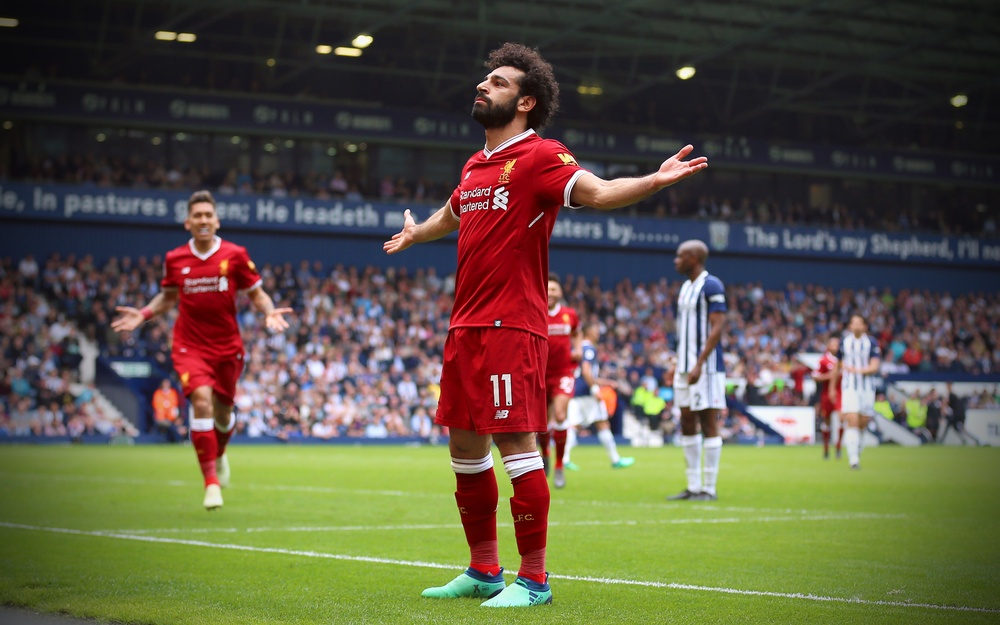
#> input picture images/salah.jpg, 1000 x 625 px, shrunk from 3840 x 2400 before the run
$ jupyter execute 15HistogramEqualization.ipynb
#> lines starting #> are read from the running program, lines starting #| are printed output that depends on the picture
[cell 1]
import cv2
import matplotlib.pyplot as plt
import os
import numpy as np

# Define the image path
image_path = os.path.join("../images", "salah.jpg")

# Load the image in BGR format (default in OpenCV)
image_bgr = cv2.imread(image_path)
#> image_bgr is the input picture: shape (625, 1000, 3); mean B, G, R 67.8, 86.5, 92.2

# Convert BGR to RGB for correct color visualization in Matplotlib
image_rgb = cv2.cvtColor(image_bgr, cv2.COLOR_BGR2RGB)

# Load the grayscale image
gray_image = cv2.imread(image_path, cv2.IMREAD_GRAYSCALE)
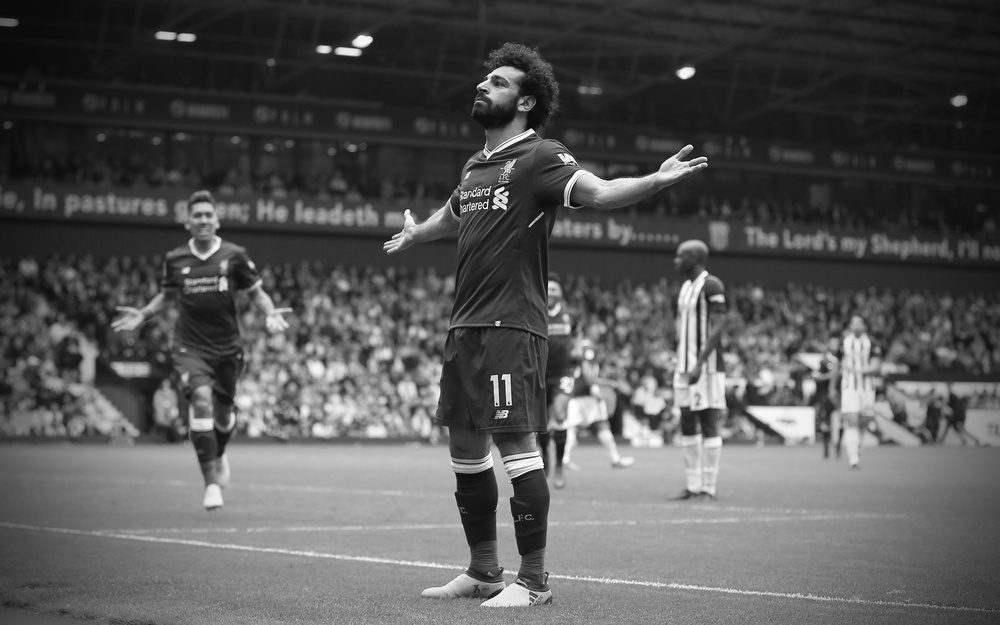
#> gray_image: shape (625, 1000); min 2, max 255, mean 86

# Function to display the image
def show_image(title, img, cmap=None):
    plt.figure(figsize=(6,6))
    plt.imshow(img, cmap=cmap)
    plt.title(title)
    plt.axis("off")
    plt.show()

# Display the image in RGB format
show_image("Original Image (RGB)", image_rgb)

[cell 2]
import cv2
import numpy as np
import matplotlib.pyplot as plt

# Load grayscale image


# Apply histogram equalization
equalized_image = cv2.equalizeHist(gray_image)
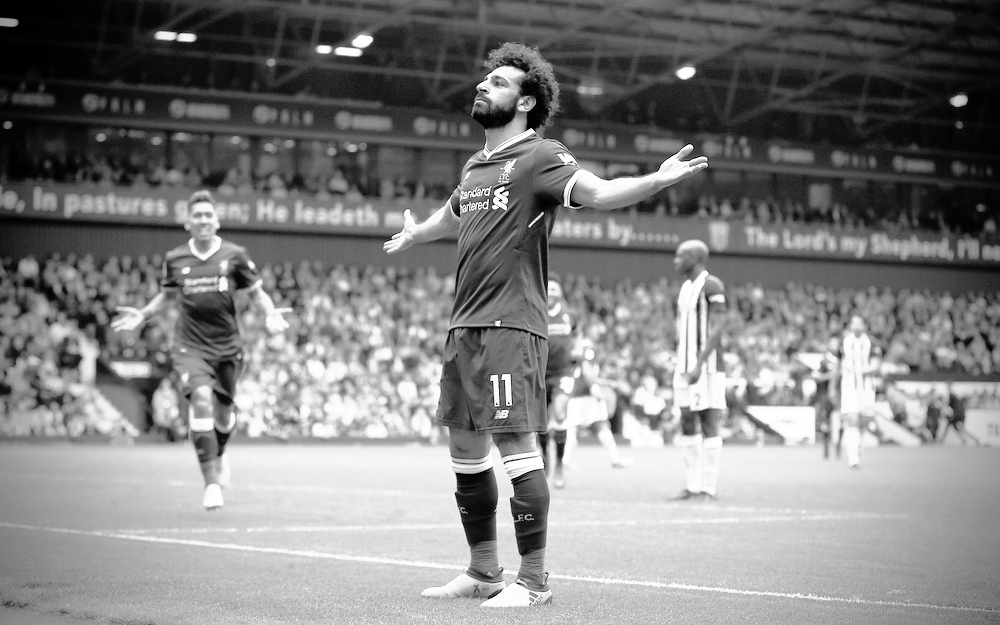
#> equalized_image: shape (625, 1000); min 0, max 255, mean 128.4

# Create a figure with subplots
fig, ax = plt.subplots(2, 2, figsize=(12, 6))

# Display original grayscale image
ax[0, 0].imshow(gray_image, cmap='gray')
ax[0, 0].set_title("Original Image")
ax[0, 0].axis("off")

# Histogram of the original image
ax[0, 1].hist(gray_image.ravel(), bins=256, range=[0, 256], color='blue', alpha=0.7)
ax[0, 1].set_title("Histogram of Original Image")

# Display equalized image
ax[1, 0].imshow(equalized_image, cmap='gray')
ax[1, 0].set_title("Equalized Image")
ax[1, 0].axis("off")
# Histogram of the equalized image
ax[1, 1].hist(equalized_image.ravel(), bins=256, range=[0, 256], color='red', alpha=0.7)
ax[1, 1].set_title("Histogram of Equalized Image")

# Adjust layout and show the figure
plt.tight_layout()
plt.show()
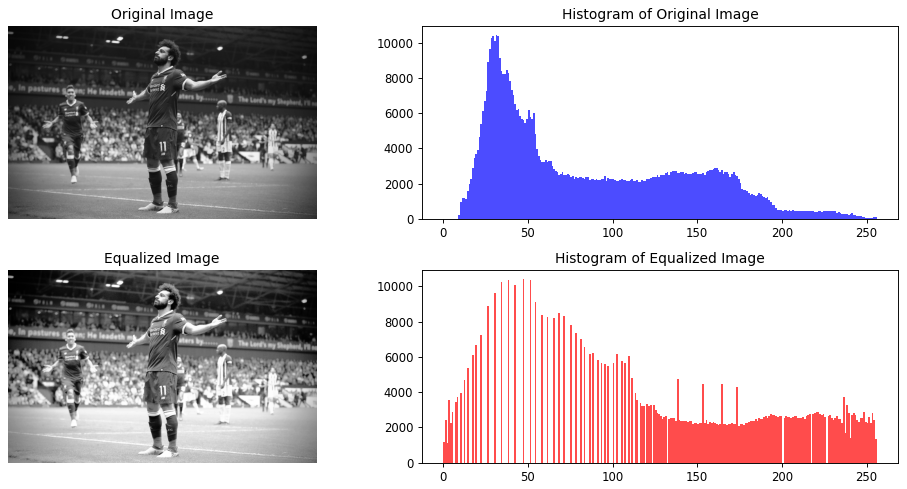
#> figure drawn by matplotlib, 4 panels; panel 2: tallest bar 10413 high, from x = 31 to 32; panel 4: tallest bar 10413 high, from x = 47 to 48

$ run again, with images/AI-01.jpeg copied over images/salah.jpg
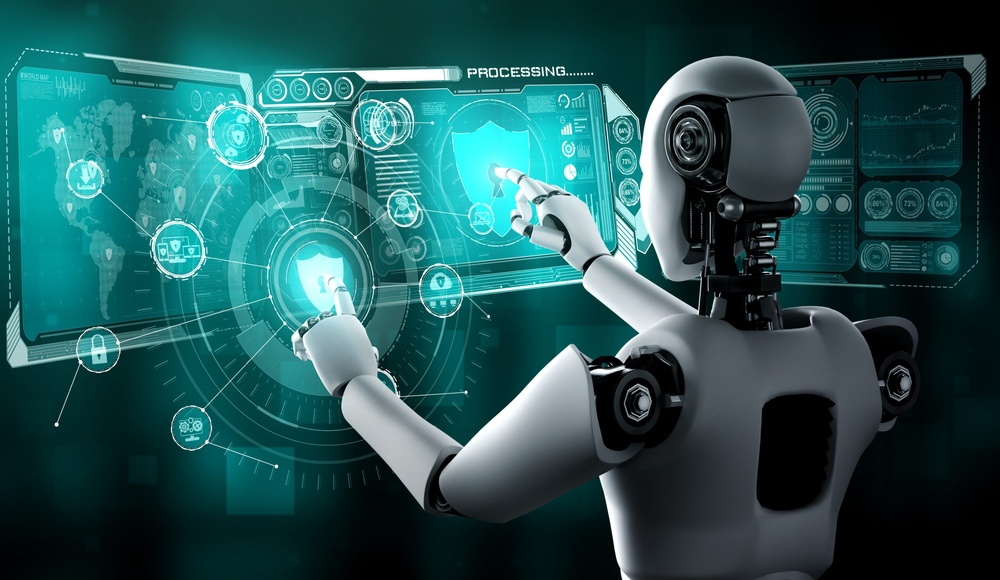
#> input picture images/AI-01.jpeg, 1000 x 580 px, shrunk from 2560 x 1486 before the run
#> image_bgr is the input picture: shape (580, 1000, 3); mean B, G, R 87, 85.7, 35.5
#> `equalized_image = cv2.equalizeHist(gray_image)`:
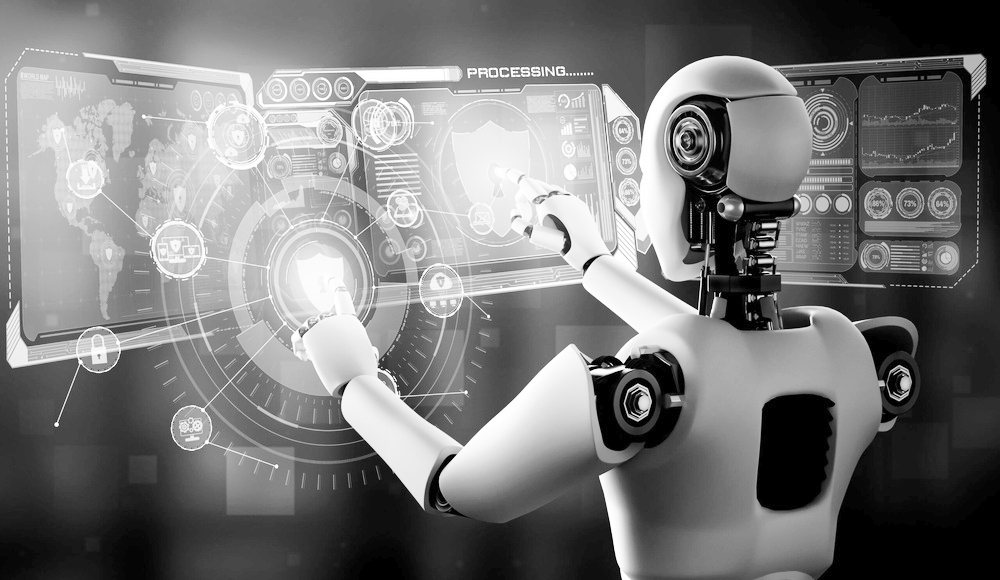
#> equalized_image: shape (580, 1000); min 0, max 255, mean 121.4
#> `plt.show()`:
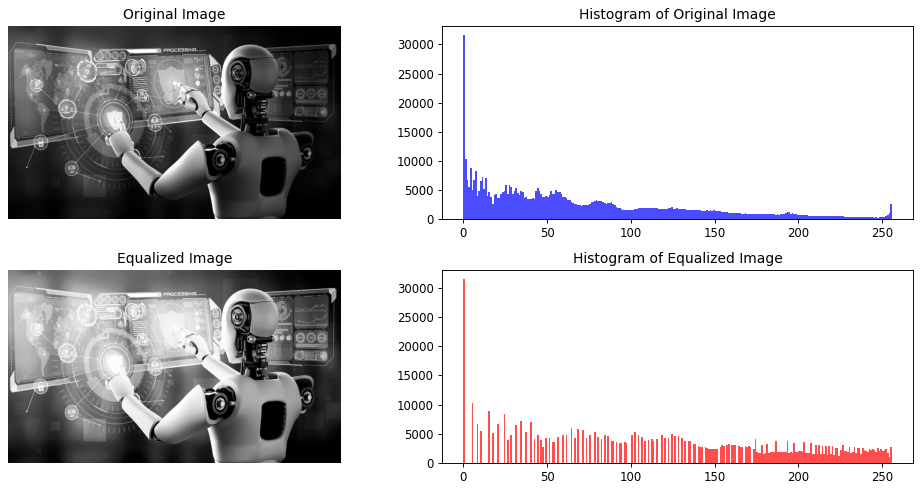
#> figure drawn by matplotlib, 4 panels; panel 2: tallest bar 31579 high, from x = 0 to 1; panel 4: tallest bar 31579 high, from x = 0 to 1

$ run again, with images/AI-02.jpeg copied over images/salah.jpg
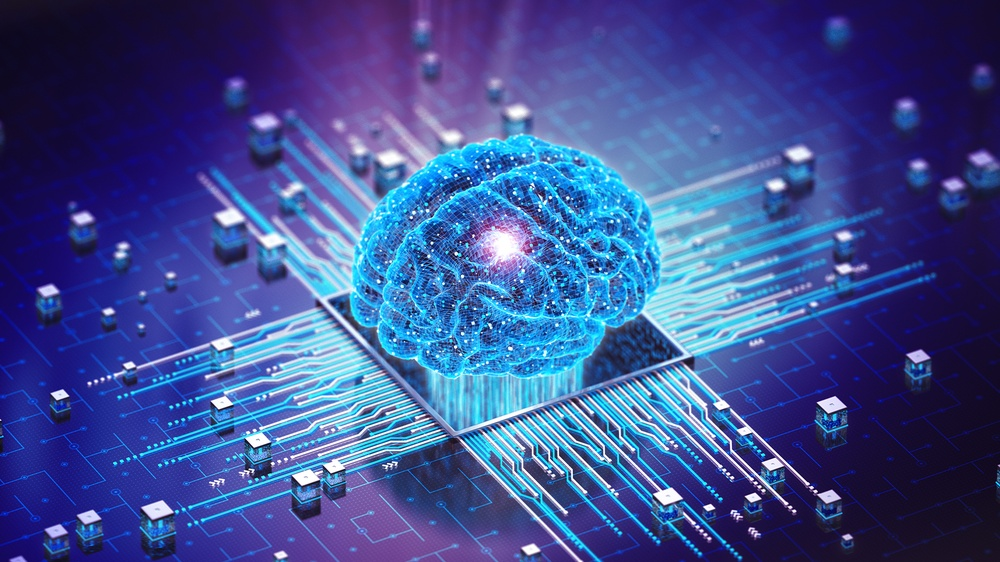
#> input picture images/AI-02.jpeg, 1000 x 562 px, shrunk from 1920 x 1080 before the run
#> image_bgr is the input picture: shape (562, 1000, 3); mean B, G, R 144.3, 78.7, 61.5
#> `equalized_image = cv2.equalizeHist(gray_image)`:
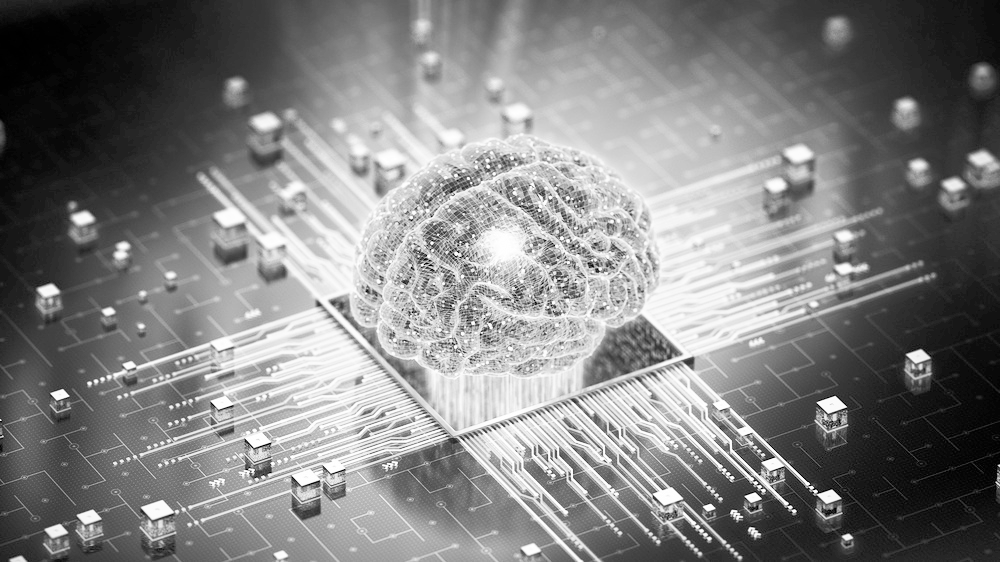
#> equalized_image: shape (562, 1000); min 0, max 255, mean 128.4
#> `plt.show()`:
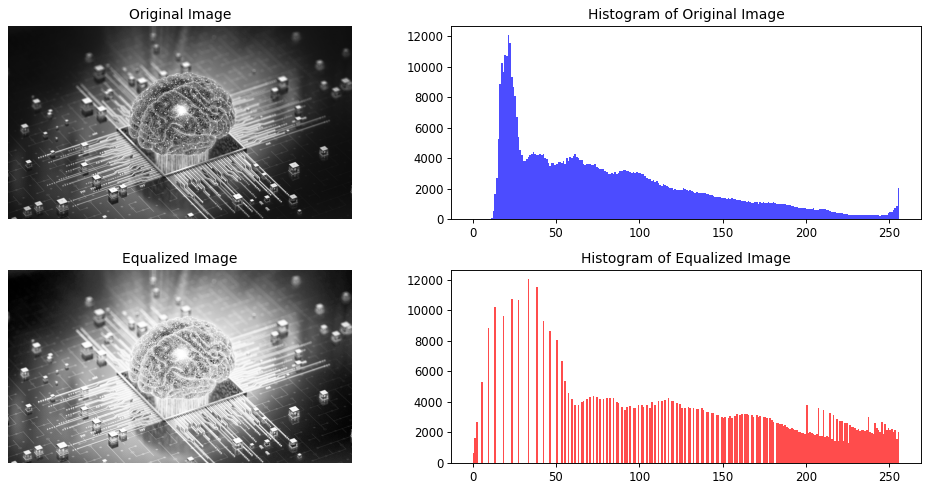
#> figure drawn by matplotlib, 4 panels; panel 2: tallest bar 12059 high, from x = 21 to 22; panel 4: tallest bar 12059 high, from x = 33 to 34
